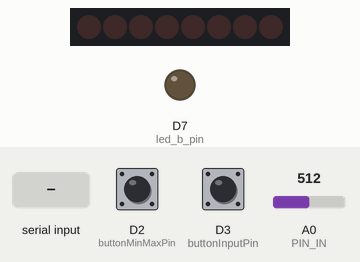
This sketch was run on a simulated Arduino Zero (SAMD21). Parts: 8 shift-register outputs drawn as a row of LEDs (first output left, lit = HIGH), output pins drawn as LEDs (lit = HIGH). Wiring (inferred from the names in the program): shift register (74HC595): data D8; shift clock D6. Wiring (inferred from the signals the program sends): row of LEDs: on Q0, Q1, Q2, Q3, Q4, Q5, Q6, Q7. Dashed ring = blinking. The test bench sets the inputs (shaded band); at power-on: D2 (buttonMinMaxPin) HIGH, D3 (buttonInputPin) HIGH, A0 (PIN_IN) = 512. Pins used as bus, display or sensor lines are not drawn; what the sketch prints to the serial monitor is not drawn.

Above: at 0.8 s.
0.9 s: "jmp 0\n" received over Serial
At 1.15 s:
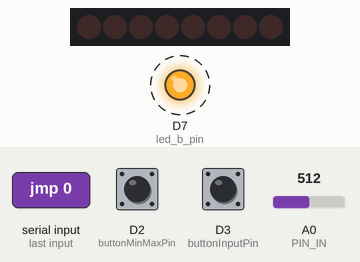
3.9 s: D2 (buttonMinMaxPin) pulled LOW for 0.15 s
At 4.66 s:
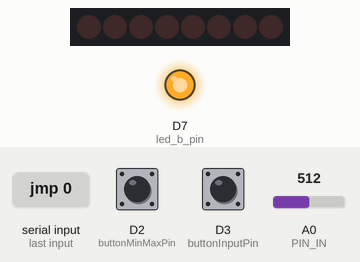
6.9 s: D2 (buttonMinMaxPin) pulled LOW for 1 s
Timing chart, 0 to 13.9 s (numbered marks = the images above; inputs shaded):
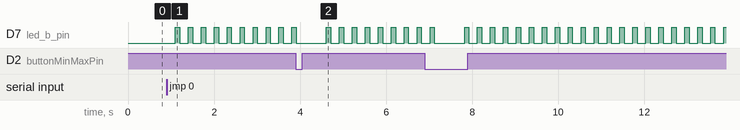

Measured:
- after the input at 0.9 s, D7 (led_b_pin): alternates HIGH for 0.10 s and LOW for 0.20 s, starting after 0.20 s

The sketch:

kari.ino
```cpp
#include <Arduino.h>
// 実装例
#include "model_parameters.h"
#define INPUT_SIZE 3
#define HIDDEN_SIZE1 40
#define HIDDEN_SIZE2 40
#define OUTPUT_SIZE 3

// RGB点灯遅延
#define RgbFlashDelay 100

// ピン割り当て
#define PIN_IN A0
#define led_r_pin 8
#define led_g_pin 6
#define led_b_pin 7
#define buttonInputPin 3
#define buttonMinMaxPin 2

// ボタン押下を検知する変数 (余計な最適化を防ぐため、volatile宣言をしている)
volatile bool buttonInputPressed = false;
 volatile bool buttonMinMaxPressed = false;

// RGB読み取り用変数
float r=0, g=0, b=0;
float r_max=512, g_max=512, b_max=512;
float r_min=0, g_min=0, b_min=0;

float rgb[3]{0, 0, 0};
float RGBInput[3]{0, 0, 0};
float RGBOutput[3]{0, 0, 0};

// RGBデータメモリ
int N, M;
float **array;
int n=0, m=0;

int pushed = 0;

// reluの実装例
float relu(float x) {
return (x > 0) ? x : 0;
}

void buttonInput() {
    buttonInputPressed = true;
}

void buttonMinMax() {
    buttonMinMaxPressed = true;
}

float **allocateArray(int N, int M) {
    float **array = (float **)malloc(N * sizeof(float *)); // 行ポインタの確保
    if (array == NULL) {
        Serial.println("メモリ確保失敗");
        return NULL;
    }

    for (int i = 0; i < N; i++) {
        array[i] = (float *)malloc(M * sizeof(float)); // 各行のメモリ確保
        if (array[i] == NULL) {
            Serial.println("メモリ確保失敗（部分的）");
            // 確保済みのメモリを解放して終了
            for (int j = 0; j < i; j++) {
                free(array[j]);
            }
            free(array);
            return NULL;
        }
    }
    return array;
}

void read(){
    for(int count = 0 ; count < 3 ; count++){
        if(count == 0){
            analogWrite(led_r_pin, 255);
            analogWrite(led_g_pin,   0);
            analogWrite(led_b_pin,   0);
            delay(RgbFlashDelay);
            rgb[0] = analogRead(PIN_IN);
        }else if(count == 1){
            analogWrite(led_r_pin,   0);
            analogWrite(led_g_pin, 255);
            analogWrite(led_b_pin,   0);
            delay(RgbFlashDelay);
            rgb[1] = analogRead(PIN_IN);
        }else{
            analogWrite(led_r_pin,   0);
            analogWrite(led_g_pin,   0);
            analogWrite(led_b_pin, 255);
            delay(RgbFlashDelay);
            rgb[2] = analogRead(PIN_IN);
        }
    }
    analogWrite(led_r_pin, 0);
    analogWrite(led_g_pin, 0);
    analogWrite(led_b_pin, 0);
}


// 実装例
void predict(float input[INPUT_SIZE], float output[OUTPUT_SIZE]) {
    float layer1[HIDDEN_SIZE1] = {0};
    float layer2[HIDDEN_SIZE2] = {0};
    // **Layer 1 計算**
    for (int i = 0; i < HIDDEN_SIZE1; i++) {
        layer1[i] = bias_1[i];
        for (int j = 0; j < INPUT_SIZE; j++) {
          layer1[i] += weight_1[i * INPUT_SIZE + j] * input[j];
        }
        layer1[i] = relu(layer1[i]); // ReLU
    }
    // **Layer 2 計算**
    for (int i = 0; i < HIDDEN_SIZE2; i++) {
        layer2[i] = bias_2[i];
        for (int j = 0; j < HIDDEN_SIZE1; j++) {
          layer2[i] += weight_2[i * HIDDEN_SIZE1 + j] * layer1[j];
        }
        layer2[i] = relu(layer2[i]); // ReLU
    }
    // **Layer 3（出力層）計算**
    for (int i = 0; i < OUTPUT_SIZE; i++) {
        output[i] = bias_3[i];
        for (int j = 0; j < HIDDEN_SIZE2; j++) {
            output[i] += weight_3[i * HIDDEN_SIZE2 + j] * layer2[j];
        }
    }
}

// Arduino's analog input detects 0-5V with 10-bit values
// https://deviceplus.jp/arduino/arduino_f07/
void readAndProcess(){
    read();
    RGBInput[0] = (float(rgb[0])-r_min)/r_max;
    RGBInput[1] = (float(rgb[1])-g_min)/g_max;
    RGBInput[2] = (float(rgb[2])-b_min)/b_max;

    // Monitoring read value
     Serial.print("Measured B, R, G: ");
     Serial.println(String(RGBInput[2])+","+String(RGBInput[0])+","+String(RGBInput[1]));

    // ニューラルネットで読み込み値を修正
    predict(RGBInput, RGBOutput);

    // predict();が存在しない初期は、値を単純に同値をコピー
    // RGBOutput[0] = RGBInput[0];
    // RGBOutput[1] = RGBInput[1];
    // RGBOutput[2] = RGBInput[2];

    // 0-255でクリッピング
    RGBOutput[0] = min(max(RGBOutput[0]*255, 0), 255);
    RGBOutput[1] = min(max(RGBOutput[1]*255, 0), 255);
    RGBOutput[2] = min(max(RGBOutput[2]*255, 0), 255);

     Serial.print("Predicted B, R, G: ");
     Serial.println("Blue:"+String((int)RGBOutput[2]) + ", Red:"+String((int)RGBOutput[0]) + ", Green:"+ String((int)RGBOutput[1]));
     Serial.println("Red:"+String(RGBInput[0]) + ", Green:"+ String(RGBInput[1]) + ", Blue:"+String(RGBInput[2]));
}

// このリセットコードは旧版Arduino用、Arduino UNO R4 WiFiでは不要
// void softwareReset() {
//     asm volatile ("jmp 0");  // プログラムカウンタをリセット
// }


void setup() {
  // put your setup code here, to run once:
    Serial.begin(9600);
    pinMode(led_r_pin, OUTPUT);
    pinMode(led_g_pin, OUTPUT);
    pinMode(led_b_pin, OUTPUT);
    analogWrite(led_r_pin, 0);
    analogWrite(led_b_pin, 0);
    analogWrite(led_g_pin, 0);

    pinMode(buttonInputPin, INPUT_PULLUP);
    pinMode(buttonMinMaxPin, INPUT_PULLUP);

    attachInterrupt(digitalPinToInterrupt(buttonInputPin), buttonInput, FALLING);
    attachInterrupt(digitalPinToInterrupt(buttonMinMaxPin), buttonMinMax, FALLING);

    Serial.println("画像の Height（行数）を入力してください: ");
    while (Serial.available() == 0) {
        // 何もせずに待機
    }
    N = Serial.parseInt();
    M = N*3; // RGBの値を入れるために3倍しておく
    Serial.println("Height: " + String(N));
    Serial.println("Width: " + String((int)(M/3)));
    array = allocateArray(N, M);

    if (array == NULL) {
        Serial.println("配列の確保に失敗");
        return;
    }

    // 配列を初期化
    for (int i = 0; i < N; i++) {
        for (int j = 0; j < M; j++) {
            array[i][j] = 0;
        }
    }
}

void loop() {
  // put your main code here, to run repeatedly:
    readAndProcess();

    if (buttonInputPressed) {
        array[n][m]   = RGBOutput[0];
        array[n][m+1] = RGBOutput[1];
        array[n][m+2] = RGBOutput[2];

        Serial.println(String(n)+" 行目 "+String((int)(m/3))+" 列目 の画素を読み込みました。");

        if((m+=3)>=M){
            m = 0 ;
            if((n+=1)>=N){
                n = 0;
                Serial.println("画像の読み取りが完了しました。");
                Serial.println("以下のテキストを画像ファイル（.ppm）に貼り付けてください。");
                Serial.println("--------------------------------------------------");
                Serial.println("P3");
                Serial.println(String(N)+" "+String((int)(M/3)));
                Serial.println("255");
                for (int i = 0; i < N; i++) {
                    for (int j = 0; j < M; j++) {
                        Serial.print((int)array[i][j]);
                        Serial.print(" ");
                    }
                    Serial.println();
                }
                Serial.println("--------------------------------------------------");
                Serial.println();
                delay(500);
                // softwareReset();
                NVIC_SystemReset();
            }
        }
        buttonInputPressed = false;
    }
    if (buttonMinMaxPressed) {
        if(pushed%2==0){
            r_min=rgb[0], g_min=rgb[1], b_min=rgb[2];
            Serial.println("最小値が更新されました："+String(b_min)+","+String(r_min)+","+String(g_min));
        }
        else{
            r_max=rgb[0]-r_min, g_max=rgb[1]-g_min, b_max=rgb[2]-b_min;
            Serial.println("最大値が更新されました："+String(b_max)+","+String(r_max)+","+String(g_max));
        }
        buttonMinMaxPressed = false;  // フラグをリセット
        pushed++;
        delay(500);
    }
}
```

Source omitted: model_parameters.h (27871 bytes)
